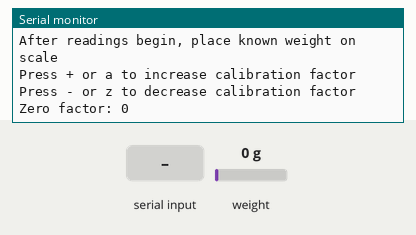
Recording of a sketch running on a simulated Arduino Zero (SAMD21). Shown: the last lines printed to the serial monitor. The test bench sets the inputs (shaded band); at power-on: weight on the scale 0 g.

Above: at 3.2 s.
3.3 s: weight on the scale set to 100 g
At 4.8 s:
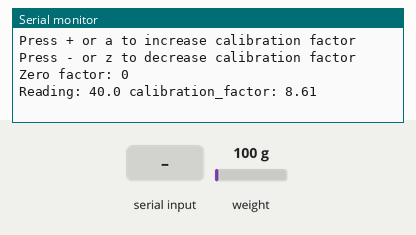
7.5 s: "+" received over Serial
9.0 s: "a" received over Serial
10.5 s: weight on the scale set to 1250 g
At 12.5 s:
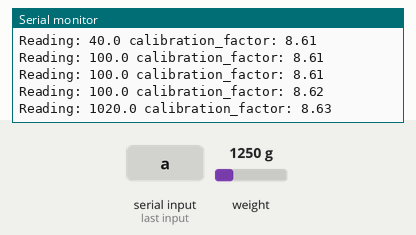
Timing chart, 0 to 13.0 s (numbered marks = the images above; inputs shaded):
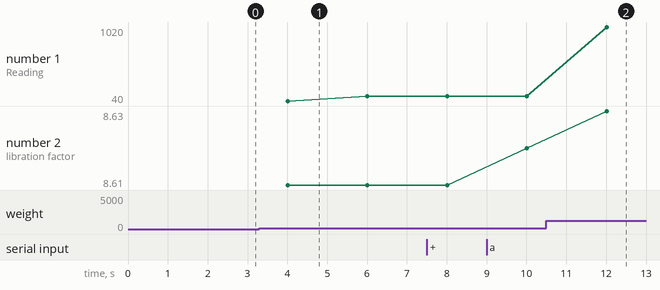

The sketch:

load_cell_calibration.ino
```cpp
// (licence header left out)
#include "HX711.h"

#define DOUT  3
#define CLK  4

HX711 scale;

// Settings
float calibration_factor = 8.61;  // 84.3 for grams, 8.61 for millinewtons
unsigned int avg_num = 20;
float cal_step = 0.01;

void setup() {
  SerialUSB.begin(115200);
  SerialUSB.println("HX711 calibration sketch");
  SerialUSB.println("Remove all weight from scale");
  SerialUSB.println("After readings begin, place known weight on scale");
  SerialUSB.println("Press + or a to increase calibration factor");
  SerialUSB.println("Press - or z to decrease calibration factor");

  scale.begin(DOUT, CLK);
  scale.set_scale();
  scale.tare(); //Reset the scale to 0

  long zero_factor = scale.read_average(); //Get a baseline reading
  SerialUSB.print("Zero factor: "); //This can be used to remove the need to tare the scale. Useful in permanent scale projects.
  SerialUSB.println(zero_factor);
}

void loop() {

  float val = 0;

  scale.set_scale(calibration_factor); //Adjust to this calibration factor

  // Get average of several readings
  for (int i = 0; i < avg_num; i++) {
    val += scale.get_units();
  }
  val /= avg_num;

  SerialUSB.print("Reading: ");
  SerialUSB.print(val, 1);
  SerialUSB.print(" calibration_factor: ");
  SerialUSB.print(calibration_factor);
  SerialUSB.println();

  if(SerialUSB.available())
  {
    char temp = SerialUSB.read();
    if(temp == '+' || temp == 'a')
      calibration_factor += cal_step;
    else if(temp == '-' || temp == 'z')
      calibration_factor -= cal_step;
  }
}
```

Measured:
- after the input at 3.3 s, the serial monitor: prints a new line after 0.70 s (image 1)
- after the input at 10.5 s, the serial monitor: prints a new line after 1.5 s (image 2)
- plotted number 1: 100 → 1020 after the input at 10.5 s
